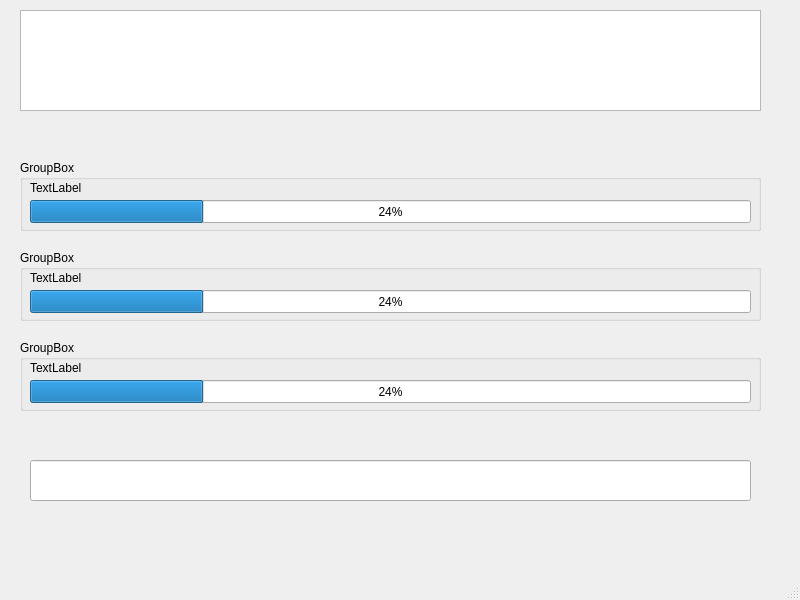
<?xml version="1.0" encoding="UTF-8"?>
<ui version="4.0">
 <class>GameWindow</class>
 <widget class="QMainWindow" name="GameWindow">
  <property name="geometry">
   <rect>
    <x>0</x>
    <y>0</y>
    <width>800</width>
    <height>600</height>
   </rect>
  </property>
  <property name="windowTitle">
   <string>MainWindow</string>
  </property>
  <widget class="QWidget" name="centralwidget">
   <widget class="QListWidget" name="lwText">
    <property name="geometry">
     <rect>
      <x>20</x>
      <y>10</y>
      <width>741</width>
      <height>101</height>
     </rect>
    </property>
   </widget>
   <widget class="QGroupBox" name="gbUser">
    <property name="geometry">
     <rect>
      <x>20</x>
      <y>160</y>
      <width>741</width>
      <height>71</height>
     </rect>
    </property>
    <property name="title">
     <string>GroupBox</string>
    </property>
    <widget class="QProgressBar" name="pbUser">
     <property name="geometry">
      <rect>
       <x>10</x>
       <y>40</y>
       <width>721</width>
       <height>23</height>
      </rect>
     </property>
     <property name="value">
      <number>24</number>
     </property>
    </widget>
    <widget class="QLabel" name="lUsername">
     <property name="geometry">
      <rect>
       <x>10</x>
       <y>20</y>
       <width>58</width>
       <height>16</height>
      </rect>
     </property>
     <property name="text">
      <string>TextLabel</string>
     </property>
    </widget>
   </widget>
   <widget class="QGroupBox" name="gbUser_2">
    <property name="geometry">
     <rect>
      <x>20</x>
      <y>250</y>
      <width>741</width>
      <height>71</height>
     </rect>
    </property>
    <property name="title">
     <string>GroupBox</string>
    </property>
    <widget class="QProgressBar" name="pbUser_2">
     <property name="geometry">
      <rect>
       <x>10</x>
       <y>40</y>
       <width>721</width>
       <height>23</height>
      </rect>
     </property>
     <property name="value">
      <number>24</number>
     </property>
    </widget>
    <widget class="QLabel" name="lUsername_2">
     <property name="geometry">
      <rect>
       <x>10</x>
       <y>20</y>
       <width>58</width>
       <height>16</height>
      </rect>
     </property>
     <property name="text">
      <string>TextLabel</string>
     </property>
    </widget>
   </widget>
   <widget class="QGroupBox" name="gbUser_3">
    <property name="geometry">
     <rect>
      <x>20</x>
      <y>340</y>
      <width>741</width>
      <height>71</height>
     </rect>
    </property>
    <property name="title">
     <string>GroupBox</string>
    </property>
    <widget class="QProgressBar" name="pbUser_3">
     <property name="geometry">
      <rect>
       <x>10</x>
       <y>40</y>
       <width>721</width>
       <height>23</height>
      </rect>
     </property>
     <property name="value">
      <number>24</number>
     </property>
    </widget>
    <widget class="QLabel" name="lUsername_3">
     <property name="geometry">
      <rect>
       <x>10</x>
       <y>20</y>
       <width>58</width>
       <height>16</height>
      </rect>
     </property>
     <property name="text">
      <string>TextLabel</string>
     </property>
    </widget>
   </widget>
   <widget class="QLineEdit" name="lineEdit">
    <property name="geometry">
     <rect>
      <x>30</x>
      <y>460</y>
      <width>721</width>
      <height>41</height>
     </rect>
    </property>
   </widget>
  </widget>
  <widget class="QMenuBar" name="menubar">
   <property name="geometry">
    <rect>
     <x>0</x>
     <y>0</y>
     <width>800</width>
     <height>21</height>
    </rect>
   </property>
  </widget>
  <widget class="QStatusBar" name="statusbar"/>
 </widget>
 <resources/>
 <connections/>
</ui>
